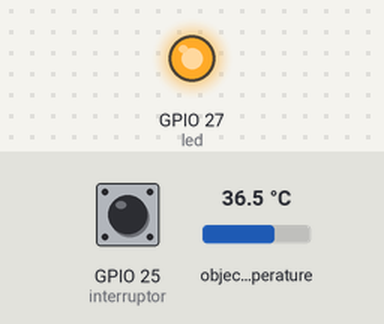
Bench run of a sketch on a simulated ESP32. On the bench: output pins drawn as LEDs (lit = HIGH). Inputs (shaded band) come from the test bench; at power-on: GPIO 25 (interruptor) HIGH, object temperature 36.5 °C. WiFi joins after 1.5 s; servers stay silent unless stated; uploads are accepted with an empty reply; what the sketch prints to the serial monitor is not drawn.

Above: at 2.7 s.
2.8 s: GPIO 25 (interruptor) pulled LOW for 0.85 s
At 3.2 s:
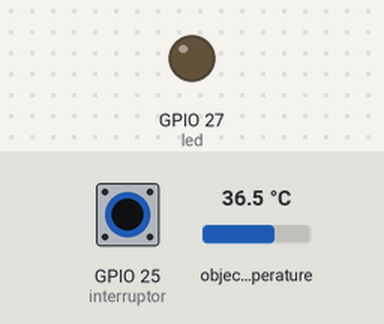
5.8 s: GPIO 25 (interruptor) pulled LOW for 3.2 s
At 9.6 s:
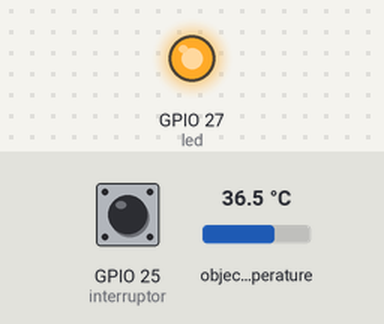
10.7 s: GPIO 25 (interruptor) driven LOW
At 12.6 s:
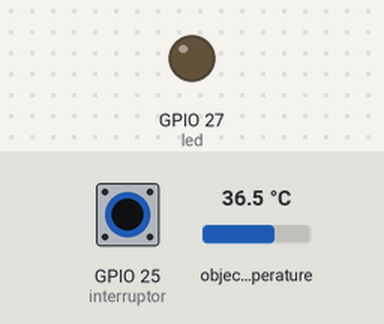
14.1 s: GPIO 25 (interruptor) driven HIGH
At 14.9 s:
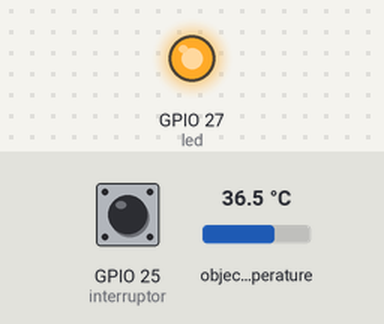
Timing chart, 0 to 16.6 s (numbered marks = the images above; inputs shaded):
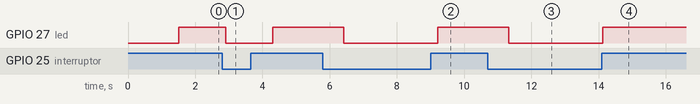

The sketch:

ClienteG1TemperaturaPosicion.ino
```cpp
#include <WiFi.h>
#include <HTTPClient.h>
#include <Adafruit_MLX90614.h> //temperatura
//Credenciales de la red a la cual nos conectaremos
const char* ssid = "ssid";
const char* password = "password";
//  Variables del sensor de temperatura
Adafruit_MLX90614 mlx = Adafruit_MLX90614();
String STemperatura;
//  Variables del sensor tilt
String SPosicion;
const int interruptor = 25;
const int led = 27;
//Inicialización de la conexión y los sensores
void setup() {
  Serial.begin(115200);
  //Serial.begin(9600);

   // Inicializar el sensor de temperatura
   mlx.begin();
   // Inicializar los pins del sensor tilt
   pinMode(interruptor, INPUT);
   pinMode(led, OUTPUT);

  //nos conectamos a la red
  WiFi.begin(ssid,password);
  Serial.println("Connecting");
  while(WiFi.status() != WL_CONNECTED) {
    delay(500);
    Serial.print(".");
    }
  Serial.print("");
  Serial.print("Conectado a la red con la IP: ");
  Serial.println(WiFi.localIP());
  Serial.println();
}
//Bucle de lectura de los sensores
void loop() {
//Comprobamos el estado de la conexión, si está conectado enviamos datos
if (WiFi.status() == WL_CONNECTED){
  HTTPClient http;
  //Leemos el sensor de temperatura
  STemperatura = sensorTemperatura();
  Serial.print("Temperatura: " + STemperatura);
  //Leemos el sensor de posición
  SPosicion = sensorPosicion();
  Serial.print(" Posición: " + SPosicion);
  //Enviamos la información al servidor
  http.begin("http://192.168.4.1/Incorpora?posicion="+ SPosicion + "&temperatura=" + STemperatura);
  //configuración de la cabecera del mensaje
  http.addHeader("Content-Type","text/plain");
  //Obtenemos la tespuesta del servidor
  int httpResponseCode = http.GET();
  //Comprobamos la respuesta del servidor
  if (httpResponseCode > 0) {
    Serial.print("HTTP Response code: ");
    Serial.println(httpResponseCode);
    String payload = http.getString();
    Serial.println(payload);
  }else {
    Serial.print("Error code: ");
    Serial.println(httpResponseCode);
  }
    http.end();
}else{
  Serial.println("Error in WIFI Connection");
}
//Mostramos una línea en blanco y esperamos medio segundo para la siguiente lectura
Serial.println();
delay(500);
}
//Función que devuelve el valor del sensor de temperatura
String sensorTemperatura() {
  //Leemos el sensor de temperatura
  float Temp = mlx.readObjectTempC();
  //Devolvemos el valor en un string
   return String(Temp);
}
//Función que devuelve el valor del sensor de incorporación
String sensorPosicion(){
  //Devolvemos el valor del sensor
  if (digitalRead(interruptor) == 0) {
    digitalWrite(led,0);
    return "Acostado";
  }else{
    digitalWrite(led,1);
    return "Incorporado";
  }
}
```

Measured:
- after the input at 2.8 s, GPIO 27 (led): HIGH → LOW after 0.11 s, → HIGH 1.4 s later
- after the input at 5.8 s, GPIO 27 (led): HIGH → LOW after 0.61 s, → HIGH 2.8 s later
- after the input at 10.7 s, GPIO 27 (led): HIGH → LOW after 0.62 s
- after the input at 14.1 s, GPIO 27 (led): LOW → HIGH at once
